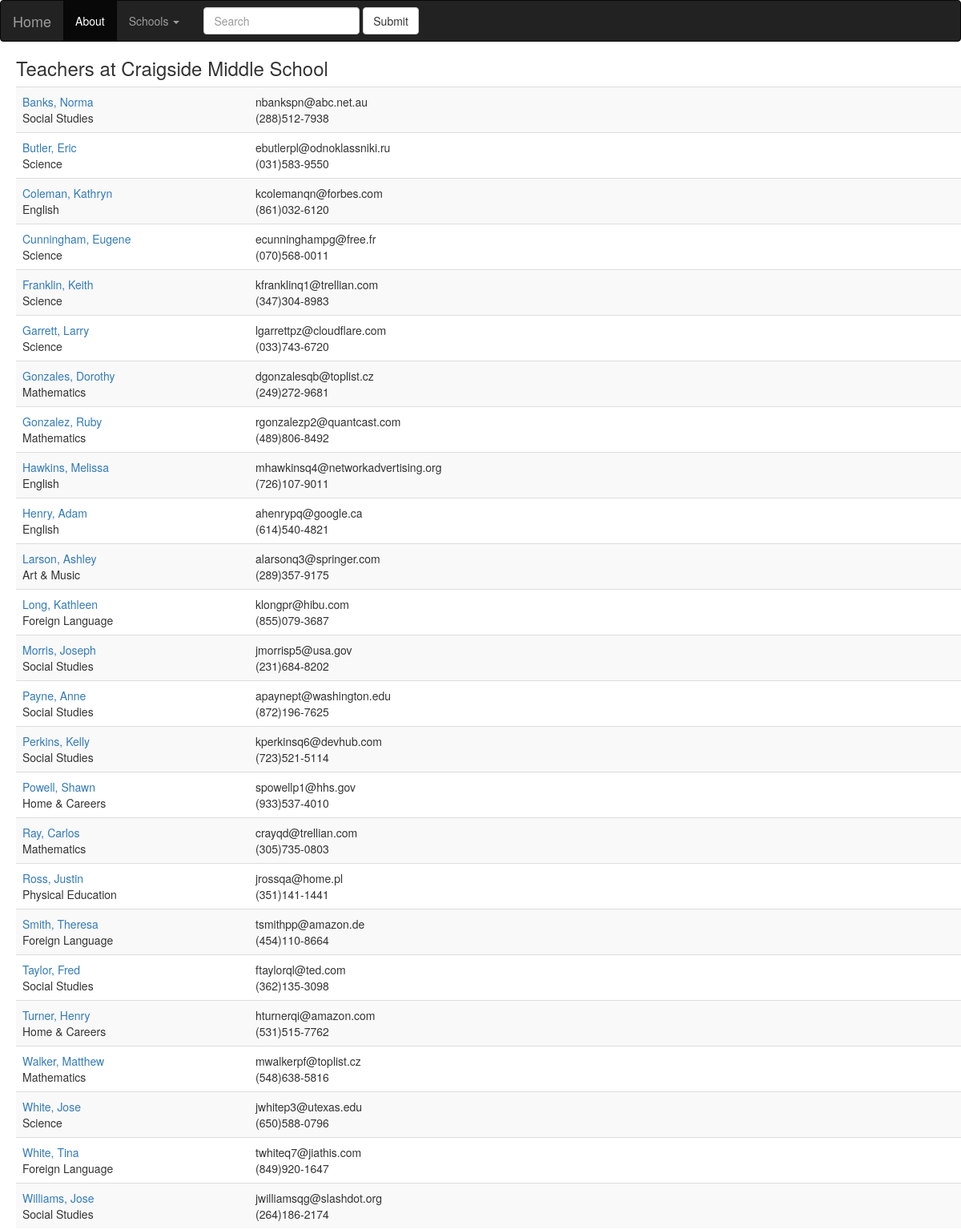
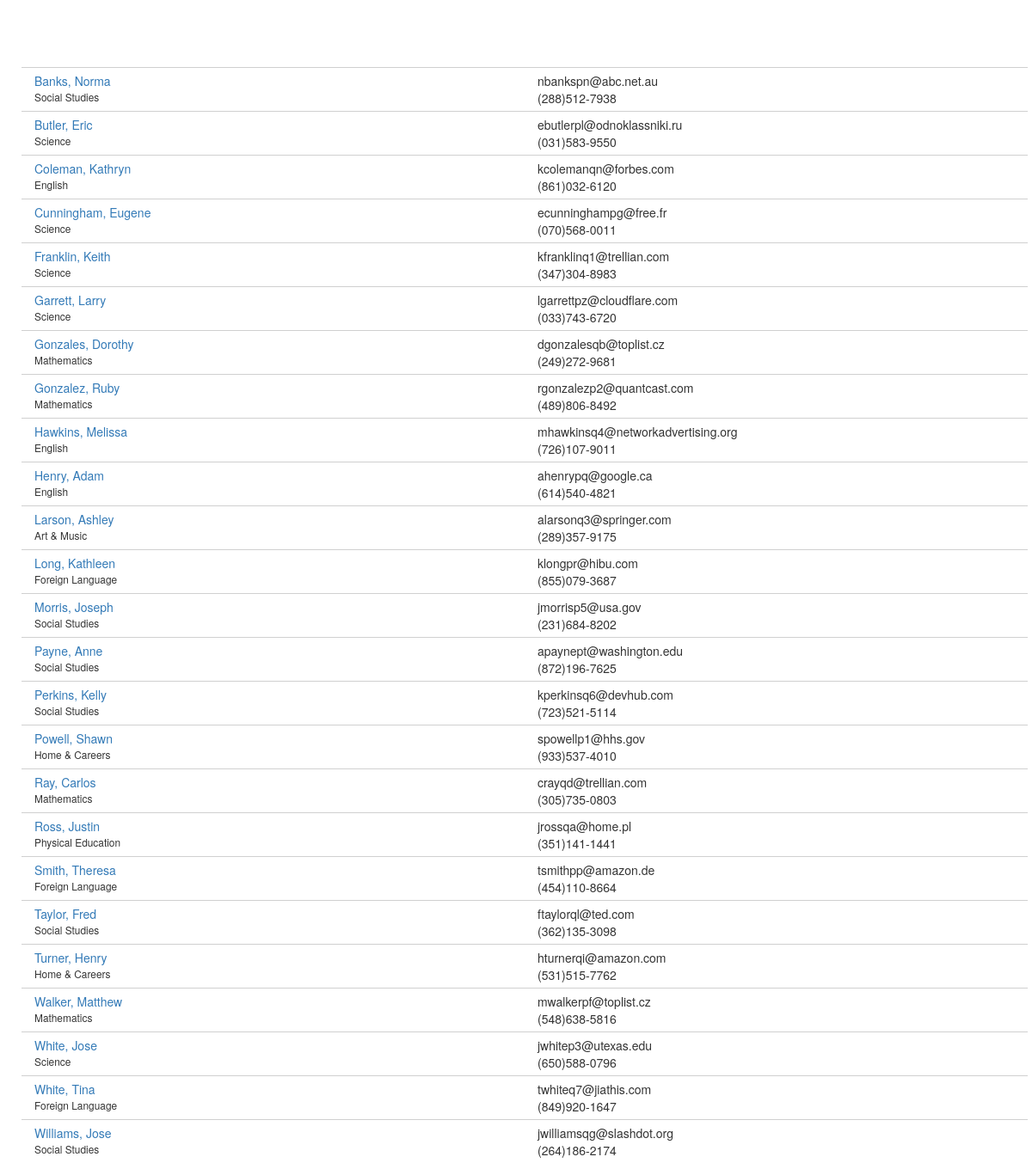
The app's page /districts/1/schools/2/teachers with its own data (2 pictures, top to bottom).
### database_setup.py (models this page shows, shortened)
class School(Base):
    __tablename__ = 'school'
    id = Column(Integer, primary_key=True)
    name = Column(String(80), nullable=False)
    type = Column(String(250))
    principal = Column(String(250))
    address = Column(String(50))
    city = Column(String(50))
    state = Column(String(50))
    zip = Column(String(50))
    phone = Column(String(50))
    district_id = Column(Integer, ForeignKey('district.id'))
    district = relationship('District')

class Teacher(Base):
    __tablename__ = 'teacher'
    id = Column(Integer, primary_key=True)
    first_name = Column(String(40), nullable=False)
    last_name = Column(String(40), nullable=False)
    department = Column(String(50))
    address = Column(String(50))
    city = Column(String(50))
    state = Column(String(50))
    zip = Column(String(50))
    phone = Column(String(50))
    email = Column(String(50))
    school_id = Column(Integer, ForeignKey('school.id'))
    school = relationship('School')

### schools.py (the view)
@app.route('/districts/<int:district_id>/schools/<int:school_id>/teachers')
def showAllTeachers(district_id, school_id):
    school = session.query(School).filter_by(id=school_id).one()
    teachers = session.query(Teacher).filter_by(school_id=school_id).all()
    return render_template('teachers.html', district_id=district_id, school=school, teachers=teachers)

### templates/teachers.html (shortened to what this page needs)
{% extends "base.html" %}
{% block content %}
<h3>Teachers at {{school.name}}</h3>
<table class="table table-striped">
{% for teacher in teachers %}
<tr>
	<td>
		<table style="width:50%">
			<tr>
				<td style="width:50%"><a href='{{url_for('showTeacher', district_id=district_id, school_id=school.id, teacher_id=teacher.id)}}'>{{teacher.last_name}}, {{teacher.first_name}}</a></td>
				<td style="width:50%; margin-left:50px;">{{teacher.email}}</td>
			</tr>
			<tr>
				<td style="width:50%">{{teacher.department}}</td>
				<td style="width:50%; margin-left:50px;">{{teacher.phone}}</td>
			</tr>
		</table>
	</td>
</tr>
{% endfor %}
</table>
<p>&nbsp;</p>
<p>&nbsp;</p>
{% for teacher in teachers %}
<div class="container">
    <div class="row" style="border-top: 1px solid #d0d0d0; padding-top: 5px;">
        <div class="col-sm-6"><a href='{{url_for('showTeacher', district_id=district_id, school_id=school.id, teacher_id=teacher.id)}}'>{{teacher.last_name}}, {{teacher.first_name}}</a></div>
        <div class="col-sm-6">{{teacher.email}}</div>
    </div>
    <div class="row" style="padding-bottom: 5px;">
        <div class="col-sm-6" style="font-size:85%;">{{teacher.department}}</div>
        <div class="col-sm-6">{{teacher.phone}}</div>
    </div>
</div>
{% endfor %}
{% endblock %}

### templates/base.html (shortened to what this page needs)
{% extends "bootstrap/base.html" %}
{% block styles %}
{{super()}}
<link rel="stylesheet" href="{{url_for('.static', filename='styles.css')}}">
{% endblock %}
{% block navbar %}
<nav class="navbar navbar-default navbar-inverse">
  <div class="container-fluid">
    <div class="navbar-header">
      <a class="navbar-brand" href="{{ url_for('showDistricts') }}">Home</a>
    </div>
    <div class="collapse navbar-collapse" id="bs-example-navbar-collapse-1">
      <ul class="nav navbar-nav">
        <li class="active"><a href="{{ url_for('showDistricts') }}">About<span class="sr-only">(current)</span></a></li>
        <li class="dropdown">
          <a href="#" class="dropdown-toggle" data-toggle="dropdown" role="button" aria-haspopup="true" aria-expanded="false">Schools <span class="caret"></span></a>
        </li>
      </ul>
      <form class="navbar-form navbar-left" role="search">
        <div class="form-group">
          <input type="text" class="form-control" placeholder="Search">
        </div>
        <button type="submit" class="btn btn-default">Submit</button>
      </form>
    </div>
  </div>
</nav>
<div style="padding-left: 20px">
{% endblock %}

### records on screen
School: name "Craigside Middle School"
Teacher: last_name "Banks", first_name "Norma", email "nbankspn@abc.net.au", department "Social Studies", phone "(288)512-7938"
Teacher: last_name "Butler", first_name "Eric", email "ebutlerpl@odnoklassniki.ru", department "Science", phone "(031)583-9550"
Teacher: last_name "Coleman", first_name "Kathryn", email "kcolemanqn@forbes.com", department "English", phone "(861)032-6120"
Teacher: last_name "Cunningham", first_name "Eugene", email "ecunninghampg@free.fr", department "Science", phone "(070)568-0011"
Teacher: last_name "Franklin", first_name "Keith", email "kfranklinq1@trellian.com", department "Science", phone "(347)304-8983"
Teacher: last_name "Garrett", first_name "Larry", email "lgarrettpz@cloudflare.com", department "Science", phone "(033)743-6720"
Teacher: last_name "Gonzales", first_name "Dorothy", email "dgonzalesqb@toplist.cz", department "Mathematics", phone "(249)272-9681"
Teacher: last_name "Gonzalez", first_name "Ruby", email "rgonzalezp2@quantcast.com", department "Mathematics", phone "(489)806-8492"
Teacher: last_name "Hawkins", first_name "Melissa", email "mhawkinsq4@networkadvertising.org", department "English", phone "(726)107-9011"
Teacher: last_name "Henry", first_name "Adam", email "ahenrypq@google.ca", department "English", phone "(614)540-4821"
Teacher: last_name "Larson", first_name "Ashley", email "alarsonq3@springer.com", department "Art & Music", phone "(289)357-9175"
Teacher: last_name "Long", first_name "Kathleen", email "klongpr@hibu.com", department "Foreign Language", phone "(855)079-3687"
Teacher: last_name "Morris", first_name "Joseph", email "jmorrisp5@usa.gov", department "Social Studies", phone "(231)684-8202"
Teacher: last_name "Payne", first_name "Anne", email "apaynept@washington.edu", department "Social Studies", phone "(872)196-7625"
Teacher: last_name "Perkins", first_name "Kelly", email "kperkinsq6@devhub.com", department "Social Studies", phone "(723)521-5114"
Teacher: last_name "Powell", first_name "Shawn", email "spowellp1@hhs.gov", department "Home & Careers", phone "(933)537-4010"
Teacher: last_name "Ray", first_name "Carlos", email "crayqd@trellian.com", department "Mathematics", phone "(305)735-0803"
Teacher: last_name "Ross", first_name "Justin", email "jrossqa@home.pl", department "Physical Education", phone "(351)141-1441"
Teacher: last_name "Smith", first_name "Theresa", email "tsmithpp@amazon.de", department "Foreign Language", phone "(454)110-8664"
Teacher: last_name "Taylor", first_name "Fred", email "ftaylorql@ted.com", department "Social Studies", phone "(362)135-3098"
Teacher: last_name "Turner", first_name "Henry", email "hturnerqi@amazon.com", department "Home & Careers", phone "(531)515-7762"
Teacher: last_name "Walker", first_name "Matthew", email "mwalkerpf@toplist.cz", department "Mathematics", phone "(548)638-5816"
Teacher: last_name "White", first_name "Jose", email "jwhitep3@utexas.edu", department "Science", phone "(650)588-0796"
Teacher: last_name "White", first_name "Tina", email "twhiteq7@jiathis.com", department "Foreign Language", phone "(849)920-1647"
Teacher: last_name "Williams", first_name "Jose", email "jwilliamsqg@slashdot.org", department "Social Studies", phone "(264)186-2174"
